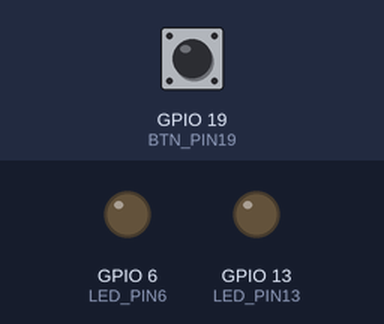
The program below on a simulated Raspberry Pi (BCM pin numbers). Shown: output pins drawn as LEDs (lit = HIGH). Dashed ring = blinking. Inputs (shaded band) come from the test bench; at power-on: GPIO 19 (BTN_PIN19) LOW. The clock reads 2024-03-15 10:24:30 at power-on unless the program sets it.

Above: at 1.2 s.
1.3 s: GPIO 19 (BTN_PIN19) pulled HIGH for 3.2 s
At 2.1 s:
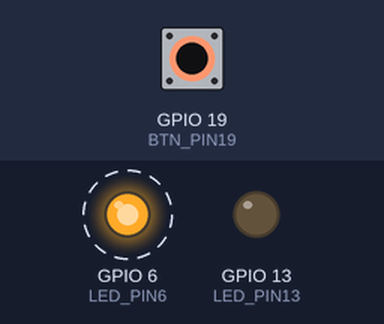
6.0 s: GPIO 19 (BTN_PIN19) pulled HIGH for 0.15 s
At 6.3 s:
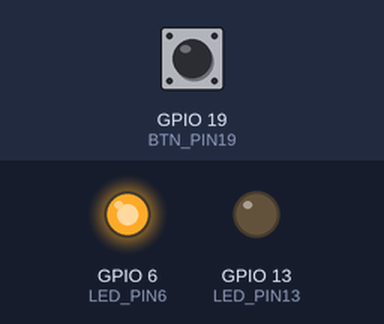
7.6 s: GPIO 19 (BTN_PIN19) pulled HIGH for 1 s
At 8.7 s:
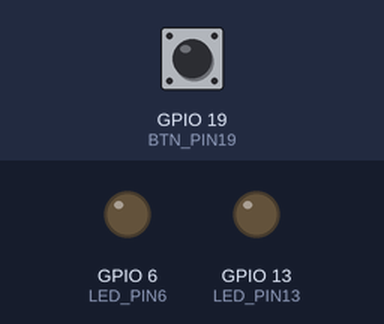
Timing chart, 0 to 10.6 s (numbered marks = the images above; inputs shaded):
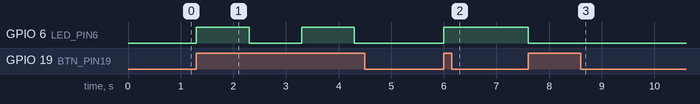

Measured:
- after the input at 1.3 s, GPIO 6 (LED_PIN6): alternates HIGH for 1.0 s and LOW for 1.0 s, starting at once
- after the input at 6.0 s, GPIO 6 (LED_PIN6): LOW → HIGH at once
- after the input at 7.6 s, GPIO 6 (LED_PIN6): HIGH → LOW at once

The program:

5a.py
```python
#bron powerpoint van Hardware Interfacing periode 6 les 2
import RPi.GPIO as GPIO
import time

LED_PIN6 = 6
LED_PIN13 = 13
BTN_PIN19 = 19
BTN_PIN26 = 26
flashtime = 1000
lasttime = 0

ledstatus = [GPIO.LOW, GPIO.LOW]

GPIO.setmode(GPIO.BCM)
GPIO.setup(LED_PIN6, GPIO.OUT)
GPIO.setup(LED_PIN13, GPIO.OUT)
GPIO.setup(BTN_PIN19, GPIO.IN, GPIO.PUD_DOWN)
GPIO.setup(BTN_PIN26, GPIO.IN, GPIO.PUD_DOWN)


def millis():
    return time.time() * 1000

#als de schakelaar is ingedrukt gaat een led knipperen voor 1 seconde
while True:
    buttonState = GPIO.input(BTN_PIN19)
    currenttime = millis()
    if buttonState == GPIO.HIGH:
        if(currenttime - lasttime >= flashtime):
            lasttime = currenttime
            if ledstatus[0] == GPIO.HIGH:
                ledstatus[0] = GPIO.LOW
            else:
                ledstatus[0] = GPIO.HIGH
            GPIO.output(LED_PIN6, ledstatus[0])
```
